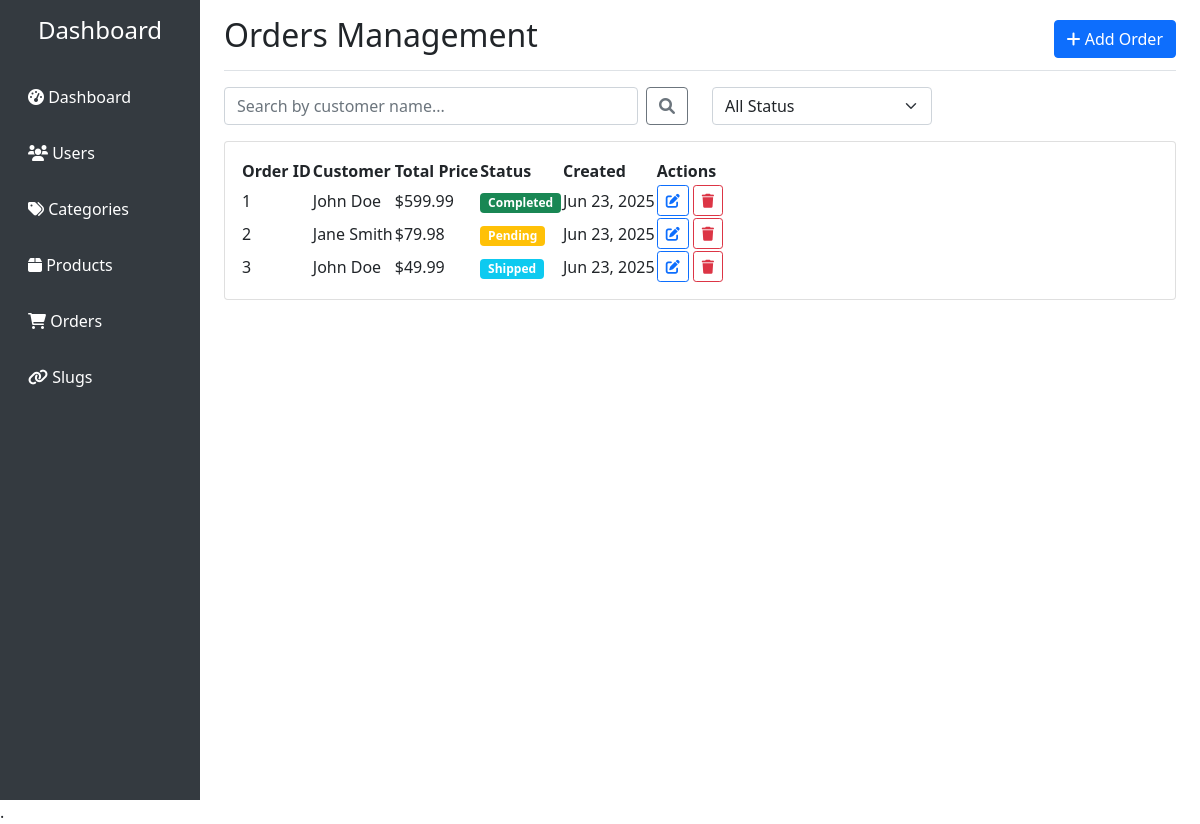
/orders.php, run on the app's committed database.
### tables this page shows
CREATE TABLE orders (
    id INT AUTO_INCREMENT PRIMARY KEY,
    user_id INT NOT NULL,
    total_price DECIMAL(10,2) NOT NULL,
    status VARCHAR(50) DEFAULT 'pending',
    created_at TIMESTAMP DEFAULT CURRENT_TIMESTAMP,
    FOREIGN KEY (user_id) REFERENCES users(id) ON DELETE CASCADE
);

CREATE TABLE users (
    id INT AUTO_INCREMENT PRIMARY KEY,
    name VARCHAR(100) NOT NULL,
    email VARCHAR(150) UNIQUE NOT NULL,
    password VARCHAR(255) NOT NULL,
    phone VARCHAR(20),
    address TEXT,
    created_at TIMESTAMP DEFAULT CURRENT_TIMESTAMP
);

### includes/functions.php (called while the page is built, shortened)
<?php
function paginate($total, $page, $perPage = 10) {
    $totalPages = ceil($total / $perPage);
    $offset = ($page - 1) * $perPage;
    return [
        'total' => $total,
        'totalPages' => $totalPages,
        'currentPage' => $page,
        'perPage' => $perPage,
        'offset' => $offset,
        'hasNext' => $page < $totalPages,
        'hasPrev' => $page > 1
    ];
}
?>

### orders.php (the view, shortened to what this page needs)
<?php
require_once 'includes/functions.php';
$database = new Database();
$db = $database->getConnection();
$search = $_GET['search'] ?? '';
$page = $_GET['page'] ?? 1;
$perPage = 10;
$whereClause = '';
$params = [];
$countSql = "SELECT COUNT(*) as total FROM orders o JOIN users u ON o.user_id = u.id $whereClause";
$stmt = $db->prepare($countSql);
$stmt->execute($params);
$total = $stmt->fetch(PDO::FETCH_ASSOC)['total'];
$pagination = paginate($total, $page, $perPage);
$sql = "SELECT o.*, u.name as user_name FROM orders o
        JOIN users u ON o.user_id = u.id
        $whereClause
        ORDER BY o.created_at DESC
        LIMIT {$pagination['perPage']} OFFSET {$pagination['offset']}";
$stmt = $db->prepare($sql);
$stmt->execute($params);
$orders = $stmt->fetchAll(PDO::FETCH_ASSOC);
?>
<!DOCTYPE html>
<html lang="en">
<head>
  <link href="https://cdn.jsdelivr.net/npm/bootstrap@5.1.3/dist/css/bootstrap.min.css" rel="stylesheet">
    <link href="https://cdnjs.cloudflare.com/ajax/libs/font-awesome/6.0.0/css/all.min.css" rel="stylesheet">
    <link rel="stylesheet" href="https://cdn.datatables.net/2.3.2/css/dataTables.dataTables.css" />
</head>
<body>
    <div class="container-fluid">
        <div class="row">
            <nav class="col-md-3 col-lg-2 d-md-block sidebar collapse">
                <div class="position-sticky pt-3">
                    <h4 class="text-white text-center mb-4">Dashboard</h4>
                    <ul class="nav flex-column">
                        <li class="nav-item">
                            <a class="nav-link" href="index.php">
                                <i class="fas fa-tachometer-alt"></i> Dashboard
                            </a>
                        </li>
                        <li class="nav-item">
                            <a class="nav-link" href="users.php">
                                <i class="fas fa-users"></i> Users
                            </a>
                        </li>
                        <li class="nav-item">
                            <a class="nav-link" href="categories.php">
                                <i class="fas fa-tags"></i> Categories
                            </a>
                        </li>
                        <li class="nav-item">
                            <a class="nav-link" href="products.php">
                                <i class="fas fa-box"></i> Products
                            </a>
                        </li>
                        <li class="nav-item">
                            <a class="nav-link active" href="orders.php">
                                <i class="fas fa-shopping-cart"></i> Orders
                            </a>
                        </li>
                        <li class="nav-item">
                            <a class="nav-link" href="slugs.php">
                                <i class="fas fa-link"></i> Slugs
                            </a>
                        </li>
                    </ul>
                </div>
            </nav>
            <main class="col-md-9 ms-sm-auto col-lg-10 px-md-4">
                <div class="d-flex justify-content-between flex-wrap flex-md-nowrap align-items-center pt-3 pb-2 mb-3 border-bottom">
                    <h1 class="h2">Orders Management</h1>
                    <button class="btn btn-primary" data-bs-toggle="modal" data-bs-target="#orderModal">
                        <i class="fas fa-plus"></i> Add Order
                    </button>
                </div>
                <div class="row mb-3">
                    <div class="col-md-6">
                        <form method="GET" class="d-flex">
                            <input type="text" name="search" class="form-control" placeholder="Search by customer name..." value="<?php echo htmlspecialchars($search); ?>">
                            <button type="submit" class="btn btn-outline-secondary ms-2">
                                <i class="fas fa-search"></i>
                            </button>
                        </form>
                    </div>
                    <div class="col-md-3">
                        <form method="GET">
                            <select name="status" class="form-select" onchange="this.form.submit()">
                                <option value="">All Status</option>
                            </select>
                        </form>
                    </div>
                </div>
                <div class="card">
                    <div class="card-body">
                        <div class="table-responsive">
                            <table id="myTable" class="display">
                                <thead>
                                    <tr>
                                        <th>Order ID</th>
                                        <th>Customer</th>
                                        <th>Total Price</th>
                                        <th>Status</th>
                                        <th>Created</th>
                                        <th>Actions</th>
                                    </tr>
                                </thead>
                                <tbody>
                                    <?php foreach ($orders as $order): ?>
                                    <tr>
                                        <td><?php echo $order['id']; ?></td>
                                        <td><?php echo htmlspecialchars($order['user_name']); ?></td>
                                        <td>$<?php echo number_format($order['total_price'], 2); ?></td>
                                        <td>
                                            <span class="badge bg-<?php echo $order['status'] == 'completed' ? 'success' : ($order['status'] == 'pending' ? 'warning' : ($order['status'] == 'shipped' ? 'info' : 'danger')); ?>">
                                                <?php echo ucfirst($order['status']); ?>
                                            </span>
                                        </td>
                                        <td><?php echo date('M d, Y', strtotime($order['created_at'])); ?></td>
                                        <td>
                                            <a href="?edit=<?php echo $order['id']; ?>" class="btn btn-sm btn-outline-primary">
                                                <i class="fas fa-edit"></i>
                                            </a>
                                            <form method="POST" class="d-inline" onsubmit="return confirm('Are you sure?')">
                                                <button type="submit" class="btn btn-sm btn-outline-danger">
                                                    <i class="fas fa-trash"></i>
                                                </button>
                                            </form>
                                        </td>
                                    </tr>
                                    <?php endforeach; ?>
                                </tbody>
                            </table>
                        </div>
                    </div>
                </div>
            </main>
        </div>
    </div>
        .
</body>
</html>

### orders.php (style rules this page uses)
.sidebar { min-height: 100vh; background: #343a40; }
.sidebar .nav-link { color: #fff; padding: 1rem; }

### data on the page
orders: id "1", user.name "John Doe", total_price "599.99", status "Completed", created_at "Jun 23, 2025"
orders: id "2", user.name "Jane Smith", total_price "79.98", status "Pending", created_at "Jun 23, 2025"
orders: id "3", user.name "John Doe", total_price "49.99", status "Shipped", created_at "Jun 23, 2025"
